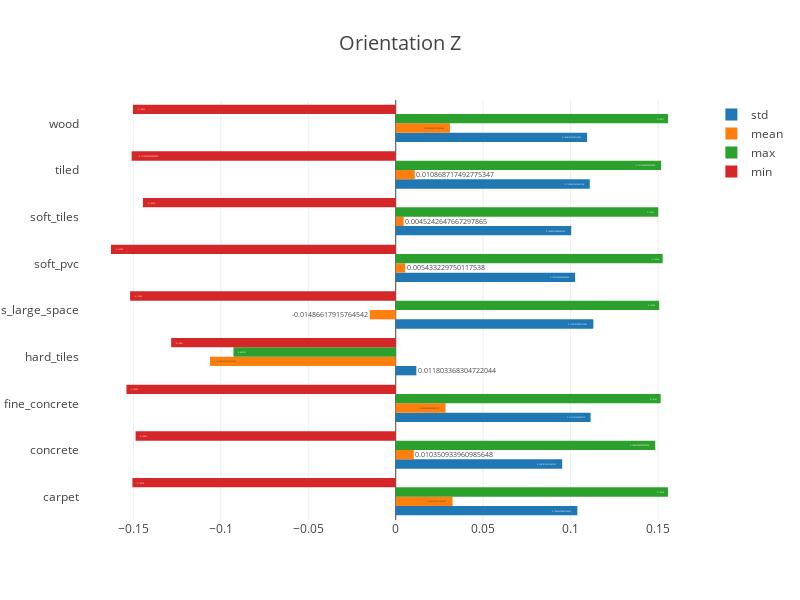

Notebook code for this chart:
### Code cell
orientation_Z = metrics.orientation_Z
orientation_Z['surface'] = surfaces

data = []

for m in metrics_name:
    data.append(bars(orientation_Z, m, 'surface'))

layout = go.Layout(
    title='Orientation Z',
    titlefont=dict(size=20),
    width=800,
    height=600
)

fig = go.Figure(data=data, layout=layout)

iplot(fig)

### Figure 1 — Plotly figure (JSON) as saved in the notebook; plotly's stock layout.template omitted (floating-point values rounded to 4 significant figures)
{"data": [{"name": "std", "orientation": "h", "text": [0.1038, 0.09518, 0.1114, 0.0118, 0.113, 0.1026, 0.1003, 0.111, 0.1094], "type": "bar", "uid": "31573f06-455a-4c38-a9b5-d7a886864433", "x": [0.1038, 0.09518, 0.1114, 0.0118, 0.113, 0.1026, 0.1003, 0.111, 0.1094], "y": ["carpet", "concrete", "fine_concrete", "hard_tiles", "hard_tiles_large_space", "soft_pvc", "soft_tiles", "tiled", "wood"]}, {"name": "mean", "orientation": "h", "text": [0.03251, 0.01035, 0.0285, -0.1062, -0.01487, 0.005433, 0.004524, 0.01087, 0.03099], "type": "bar", "uid": "4d8e87ad-aa36-46ed-ae84-e3d3560d2dde", "x": [0.03251, 0.01035, 0.0285, -0.1062, -0.01487, 0.005433, 0.004524, 0.01087, 0.03099], "y": ["carpet", "concrete", "fine_concrete", "hard_tiles", "hard_tiles_large_space", "soft_pvc", "soft_tiles", "tiled", "wood"]}, {"name": "max", "orientation": "h", "text": [0.1557, 0.1484, 0.1515, -0.09276, 0.1507, 0.1526, 0.1501, 0.1518, 0.1557], "type": "bar", "uid": "d112032b-1be3-4e9b-936b-cd392469c77e", "x": [0.1557, 0.1484, 0.1515, -0.09276, 0.1507, 0.1526, 0.1501, 0.1518, 0.1557], "y": ["carpet", "concrete", "fine_concrete", "hard_tiles", "hard_tiles_large_space", "soft_pvc", "soft_tiles", "tiled", "wood"]}, {"name": "min", "orientation": "h", "text": [-0.1505, -0.1487, -0.154, -0.1284, -0.1519, -0.1628, -0.1445, -0.151, -0.1502], "type": "bar", "uid": "b0d70d5d-620d-45f7-90be-14f3ac6fd79a", "x": [-0.1505, -0.1487, -0.154, -0.1284, -0.1519, -0.1628, -0.1445, -0.151, -0.1502], "y": ["carpet", "concrete", "fine_concrete", "hard_tiles", "hard_tiles_large_space", "soft_pvc", "soft_tiles", "tiled", "wood"]}], "layout": {"height": 600, "title": {"font": {"size": 20}, "text": "Orientation Z"}, "width": 800}}
